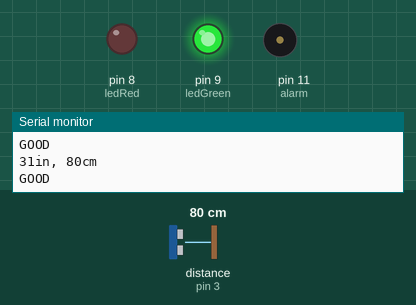
This sketch was run on a simulated Arduino Uno, built with avr-gcc and run on an emulated ATmega328P. Shown: output pins drawn as LEDs (lit = HIGH), buzzer (waves = sounding), the last lines printed to the serial monitor. Wiring (inferred from the names in the program): ultrasonic range finder: trigger pin 2; echo pin 3. The inputs (shaded band) are chosen by the test bench; at power-on: distance to the obstacle (sensor on pin 3) 80 cm. The echo pulse lasts 58.3 µs per cm; pins used as bus, display or sensor lines are not drawn.

Above: at 1.2 s.
1.3 s: distance to the obstacle (sensor on pin 3) set to 14 cm
2.8 s: distance to the obstacle (sensor on pin 3) set to 11 cm
At 3.9 s:
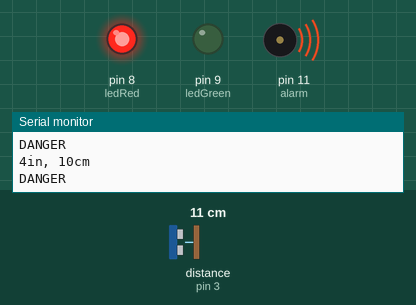
4.5 s: distance to the obstacle (sensor on pin 3) set to 18 cm
At 5.4 s:
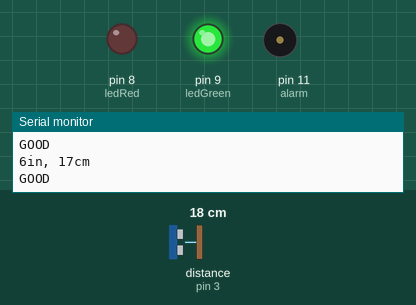
6.0 s: distance to the obstacle (sensor on pin 3) set to 2 cm
At 6.8 s:
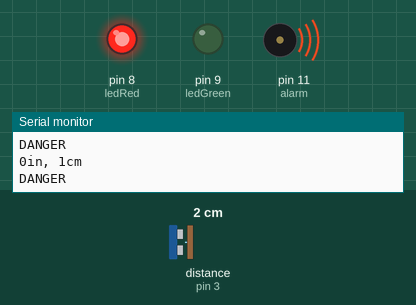
Timing chart, 0 to 8.5 s (numbered marks = the images above; inputs shaded):
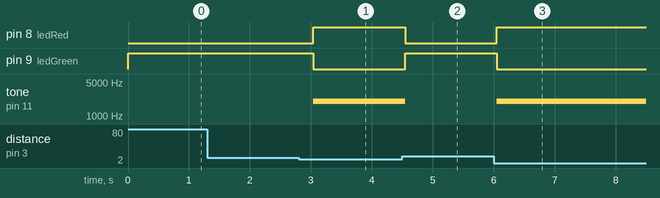

The sketch:

ObjectdetectorUsingSensor.ino
```cpp
/***********************************************************
File name: Object detection using Ultrasonic sensor.ino
Description:   When the Object is detecting by the sensor within the range of 5 inches(see in line.no 18) the red light is ON and getting beep on buzzer.
               if the object is there above the range as mentioned in line.no 19 Green light is ON. Sensor isn't detecting any object above mentioned range.
E-mail: wisdom.valley.ka@gmail.com
Date: 01/04/2024
***********************************************************/
//Pins connected to the ultrasonic sensor
#define trigPin  2
#define echoPin 3
//LED pins
#define ledGreen 9
#define ledRed 8
//Pin connected to the piezo buzzer
#define alarm 11

int range = 5;//range in inches

void setup() {
  // initialize serial communication:
  Serial.begin(9600);
  //initialize the sensor pins
  pinMode(trigPin, OUTPUT);
  pinMode(echoPin, INPUT);
  //initialize LED pins
  pinMode(ledGreen, OUTPUT);
  pinMode(ledRed, OUTPUT);
  //set LEDs
  digitalWrite(ledGreen, HIGH);
  digitalWrite(ledRed, LOW);

}
void loop()
{
  // establish variables for duration of the ping,
  // and the distance result in inches and centimeters:
  long duration, inches, cm;

  // The PING))) is triggered by a HIGH pulse of 2 or more microseconds.
  // Give a short LOW pulse beforehand to ensure a clean HIGH pulse:
  digitalWrite(trigPin, LOW);
  delayMicroseconds(2);
  digitalWrite(trigPin, HIGH);
  delayMicroseconds(5);
  digitalWrite(trigPin, LOW);

  // Take reading on echo pin
  duration = pulseIn(echoPin, HIGH);

  // convert the time into a distance
  inches = microsecondsToInches(duration);
  cm = microsecondsToCentimeters(duration);

  Serial.print(inches);
  Serial.print("in, ");
  Serial.print(cm);
  Serial.print("cm");
  Serial.println();

  if(inches < 5) {
    Serial.println("DANGER");
    digitalWrite(ledGreen, LOW);
    digitalWrite(ledRed, HIGH);
    tone(alarm, 2000);
    delay(100);
  } else {
    Serial.println("GOOD");
     digitalWrite(ledGreen, HIGH);
     digitalWrite(ledRed, LOW);
     noTone(alarm);
     delay(100);
  }

  delay(200);
}

long microsecondsToInches(long microseconds)
{
  // According to Parallax's datasheet for the PING))), there are
  // 73.746 microseconds per inch (i.e. sound travels at 1130 feet per
  // second).  This gives the distance travelled by the ping, outbound
  // and return, so we divide by 2 to get the distance of the obstacle.
  // See: http://www.parallax.com/dl/docs/prod/acc/28015-PING-v1.3.pdf
  return microseconds / 74 / 2;
}

long microsecondsToCentimeters(long microseconds)
{
  // The speed of sound is 340 m/s or 29 microseconds per centimeter.
  // The ping travels out and back, so to find the distance of the
  // object we take half of the distance travelled.
  return microseconds / 29 / 2;
}
```

Measured:
- the behaviour switches between 13 and 12 cm on distance to the obstacle (sensor on pin 3) (found by bisection; images 0 and 1)
- after the input at 2.8 s, pin 8 (ledRed): LOW → HIGH after 0.24 s; pin 9 (ledGreen): HIGH → LOW after 0.24 s; tone on pin 11 (alarm): silent → 2000 Hz after 0.24 s
- after the input at 4.5 s, pin 8 (ledRed): HIGH → LOW after 0.05 s; pin 9 (ledGreen): LOW → HIGH after 0.05 s; tone on pin 11 (alarm): 2000 Hz → silent after 0.05 s
- after the input at 6.0 s, pin 8 (ledRed): LOW → HIGH after 0.05 s; pin 9 (ledGreen): HIGH → LOW after 0.05 s; tone on pin 11 (alarm): silent → 2000 Hz after 0.05 s
